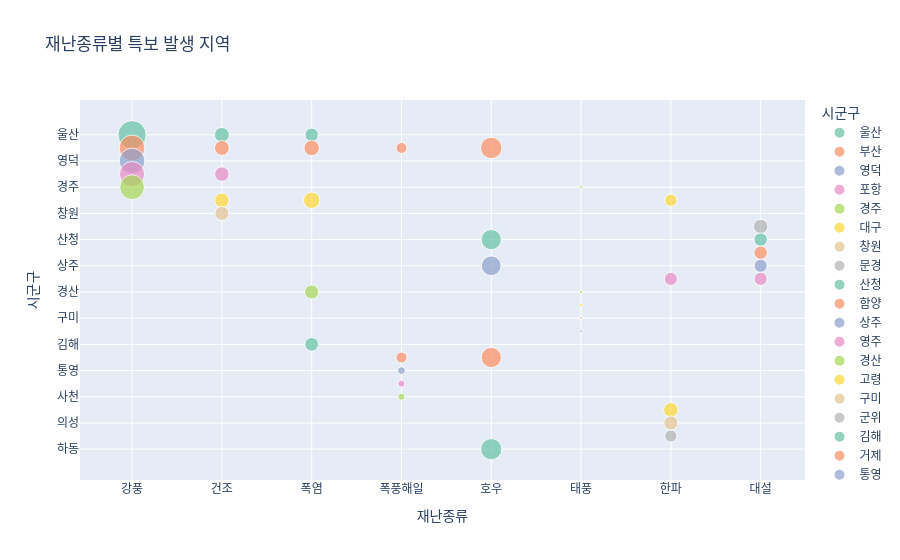

The notebook cell this image was saved under:
### Markdown cell above
#### 재난종류별 특보 발생 지역

### Code cell
fig = px.scatter(
    top3,
    x="재난종류",
    y="시군구",
    size="발생건수",
    color="시군구",
    title="재난종류별 특보 발생 지역",
    color_discrete_sequence=px.colors.qualitative.Set2
)

fig.show()

### Figure 1 — Plotly figure (JSON) as saved in the notebook; plotly's stock layout.template omitted (floating-point values rounded to 4 significant figures)
{"data": [{"hovertemplate": "시군구=%{y}<br>재난종류=%{x}<br>발생건수=%{marker.size}<extra></extra>", "legendgroup": "울산", "marker": {"color": "rgb(102,194,165)", "size": [80, 22, 18], "sizemode": "area", "sizeref": 0.2, "symbol": "circle"}, "mode": "markers", "name": "울산", "orientation": "v", "showlegend": true, "type": "scatter", "x": ["강풍", "건조", "폭염"], "xaxis": "x", "y": ["울산", "울산", "울산"], "yaxis": "y"}, {"hovertemplate": "시군구=%{y}<br>재난종류=%{x}<br>발생건수=%{marker.size}<extra></extra>", "legendgroup": "부산", "marker": {"color": "rgb(252,141,98)", "size": [66, 22, 24, 12, 46], "sizemode": "area", "sizeref": 0.2, "symbol": "circle"}, "mode": "markers", "name": "부산", "orientation": "v", "showlegend": true, "type": "scatter", "x": ["강풍", "건조", "폭염", "폭풍해일", "호우"], "xaxis": "x", "y": ["부산", "부산", "부산", "부산", "부산"], "yaxis": "y"}, {"hovertemplate": "시군구=%{y}<br>재난종류=%{x}<br>발생건수=%{marker.size}<extra></extra>", "legendgroup": "영덕", "marker": {"color": "rgb(141,160,203)", "size": [66], "sizemode": "area", "sizeref": 0.2, "symbol": "circle"}, "mode": "markers", "name": "영덕", "orientation": "v", "showlegend": true, "type": "scatter", "x": ["강풍"], "xaxis": "x", "y": ["영덕"], "yaxis": "y"}, {"hovertemplate": "시군구=%{y}<br>재난종류=%{x}<br>발생건수=%{marker.size}<extra></extra>", "legendgroup": "포항", "marker": {"color": "rgb(231,138,195)", "size": [63, 21], "sizemode": "area", "sizeref": 0.2, "symbol": "circle"}, "mode": "markers", "name": "포항", "orientation": "v", "showlegend": true, "type": "scatter", "x": ["강풍", "건조"], "xaxis": "x", "y": ["포항", "포항"], "yaxis": "y"}, {"hovertemplate": "시군구=%{y}<br>재난종류=%{x}<br>발생건수=%{marker.size}<extra></extra>", "legendgroup": "경주", "marker": {"color": "rgb(166,216,84)", "size": [61, 1], "sizemode": "area", "sizeref": 0.2, "symbol": "circle"}, "mode": "markers", "name": "경주", "orientation": "v", "showlegend": true, "type": "scatter", "x": ["강풍", "태풍"], "xaxis": "x", "y": ["경주", "경주"], "yaxis": "y"}, {"hovertemplate": "시군구=%{y}<br>재난종류=%{x}<br>발생건수=%{marker.size}<extra></extra>", "legendgroup": "대구", "marker": {"color": "rgb(255,217,47)", "size": [21, 27, 15], "sizemode": "area", "sizeref": 0.2, "symbol": "circle"}, "mode": "markers", "name": "대구", "orientation": "v", "showlegend": true, "type": "scatter", "x": ["건조", "폭염", "한파"], "xaxis": "x", "y": ["대구", "대구", "대구"], "yaxis": "y"}, {"hovertemplate": "시군구=%{y}<br>재난종류=%{x}<br>발생건수=%{marker.size}<extra></extra>", "legendgroup": "창원", "marker": {"color": "rgb(229,196,148)", "size": [20], "sizemode": "area", "sizeref": 0.2, "symbol": "circle"}, "mode": "markers", "name": "창원", "orientation": "v", "showlegend": true, "type": "scatter", "x": ["건조"], "xaxis": "x", "y": ["창원"], "yaxis": "y"}, {"hovertemplate": "시군구=%{y}<br>재난종류=%{x}<br>발생건수=%{marker.size}<extra></extra>", "legendgroup": "문경", "marker": {"color": "rgb(179,179,179)", "size": [21], "sizemode": "area", "sizeref": 0.2, "symbol": "circle"}, "mode": "markers", "name": "문경", "orientation": "v", "showlegend": true, "type": "scatter", "x": ["대설"], "xaxis": "x", "y": ["문경"], "yaxis": "y"}, {"hovertemplate": "시군구=%{y}<br>재난종류=%{x}<br>발생건수=%{marker.size}<extra></extra>", "legendgroup": "산청", "marker": {"color": "rgb(102,194,165)", "size": [18, 41], "sizemode": "area", "sizeref": 0.2, "symbol": "circle"}, "mode": "markers", "name": "산청", "orientation": "v", "showlegend": true, "type": "scatter", "x": ["대설", "호우"], "xaxis": "x", "y": ["산청", "산청"], "yaxis": "y"}, {"hovertemplate": "시군구=%{y}<br>재난종류=%{x}<br>발생건수=%{marker.size}<extra></extra>", "legendgroup": "함양", "marker": {"color": "rgb(252,141,98)", "size": [18], "sizemode": "area", "sizeref": 0.2, "symbol": "circle"}, "mode": "markers", "name": "함양", "orientation": "v", "showlegend": true, "type": "scatter", "x": ["대설"], "xaxis": "x", "y": ["함양"], "yaxis": "y"}, {"hovertemplate": "시군구=%{y}<br>재난종류=%{x}<br>발생건수=%{marker.size}<extra></extra>", "legendgroup": "상주", "marker": {"color": "rgb(141,160,203)", "size": [17, 39], "sizemode": "area", "sizeref": 0.2, "symbol": "circle"}, "mode": "markers", "name": "상주", "orientation": "v", "showlegend": true, "type": "scatter", "x": ["대설", "호우"], "xaxis": "x", "y": ["상주", "상주"], "yaxis": "y"}, {"hovertemplate": "시군구=%{y}<br>재난종류=%{x}<br>발생건수=%{marker.size}<extra></extra>", "legendgroup": "영주", "marker": {"color": "rgb(231,138,195)", "size": [17, 17], "sizemode": "area", "sizeref": 0.2, "symbol": "circle"}, "mode": "markers", "name": "영주", "orientation": "v", "showlegend": true, "type": "scatter", "x": ["대설", "한파"], "xaxis": "x", "y": ["영주", "영주"], "yaxis": "y"}, {"hovertemplate": "시군구=%{y}<br>재난종류=%{x}<br>발생건수=%{marker.size}<extra></extra>", "legendgroup": "경산", "marker": {"color": "rgb(166,216,84)", "size": [1, 20], "sizemode": "area", "sizeref": 0.2, "symbol": "circle"}, "mode": "markers", "name": "경산", "orientation": "v", "showlegend": true, "type": "scatter", "x": ["태풍", "폭염"], "xaxis": "x", "y": ["경산", "경산"], "yaxis": "y"}, {"hovertemplate": "시군구=%{y}<br>재난종류=%{x}<br>발생건수=%{marker.size}<extra></extra>", "legendgroup": "고령", "marker": {"color": "rgb(255,217,47)", "size": [1], "sizemode": "area", "sizeref": 0.2, "symbol": "circle"}, "mode": "markers", "name": "고령", "orientation": "v", "showlegend": true, "type": "scatter", "x": ["태풍"], "xaxis": "x", "y": ["고령"], "yaxis": "y"}, {"hovertemplate": "시군구=%{y}<br>재난종류=%{x}<br>발생건수=%{marker.size}<extra></extra>", "legendgroup": "구미", "marker": {"color": "rgb(229,196,148)", "size": [1], "sizemode": "area", "sizeref": 0.2, "symbol": "circle"}, "mode": "markers", "name": "구미", "orientation": "v", "showlegend": true, "type": "scatter", "x": ["태풍"], "xaxis": "x", "y": ["구미"], "yaxis": "y"}, {"hovertemplate": "시군구=%{y}<br>재난종류=%{x}<br>발생건수=%{marker.size}<extra></extra>", "legendgroup": "군위", "marker": {"color": "rgb(179,179,179)", "size": [1], "sizemode": "area", "sizeref": 0.2, "symbol": "circle"}, "mode": "markers", "name": "군위", "orientation": "v", "showlegend": true, "type": "scatter", "x": ["태풍"], "xaxis": "x", "y": ["군위"], "yaxis": "y"}, {"hovertemplate": "시군구=%{y}<br>재난종류=%{x}<br>발생건수=%{marker.size}<extra></extra>", "legendgroup": "김해", "marker": {"color": "rgb(102,194,165)", "size": [19], "sizemode": "area", "sizeref": 0.2, "symbol": "circle"}, "mode": "markers", "name": "김해", "orientation": "v", "showlegend": true, "type": "scatter", "x": ["폭염"], "xaxis": "x", "y": ["김해"], "yaxis": "y"}, {"hovertemplate": "시군구=%{y}<br>재난종류=%{x}<br>발생건수=%{marker.size}<extra></extra>", "legendgroup": "거제", "marker": {"color": "rgb(252,141,98)", "size": [12, 41], "sizemode": "area", "sizeref": 0.2, "symbol": "circle"}, "mode": "markers", "name": "거제", "orientation": "v", "showlegend": true, "type": "scatter", "x": ["폭풍해일", "호우"], "xaxis": "x", "y": ["거제", "거제"], "yaxis": "y"}, {"hovertemplate": "시군구=%{y}<br>재난종류=%{x}<br>발생건수=%{marker.size}<extra></extra>", "legendgroup": "통영", "marker": {"color": "rgb(141,160,203)", "size": [6], "sizemode": "area", "sizeref": 0.2, "symbol": "circle"}, "mode": "markers", "name": "통영", "orientation": "v", "showlegend": true, "type": "scatter", "x": ["폭풍해일"], "xaxis": "x", "y": ["통영"], "yaxis": "y"}, {"hovertemplate": "시군구=%{y}<br>재난종류=%{x}<br>발생건수=%{marker.size}<extra></extra>", "legendgroup": "고성", "marker": {"color": "rgb(231,138,195)", "size": [5], "sizemode": "area", "sizeref": 0.2, "symbol": "circle"}, "mode": "markers", "name": "고성", "orientation": "v", "showlegend": true, "type": "scatter", "x": ["폭풍해일"], "xaxis": "x", "y": ["고성"], "yaxis": "y"}, {"hovertemplate": "시군구=%{y}<br>재난종류=%{x}<br>발생건수=%{marker.size}<extra></extra>", "legendgroup": "사천", "marker": {"color": "rgb(166,216,84)", "size": [5], "sizemode": "area", "sizeref": 0.2, "symbol": "circle"}, "mode": "markers", "name": "사천", "orientation": "v", "showlegend": true, "type": "scatter", "x": ["폭풍해일"], "xaxis": "x", "y": ["사천"], "yaxis": "y"}, {"hovertemplate": "시군구=%{y}<br>재난종류=%{x}<br>발생건수=%{marker.size}<extra></extra>", "legendgroup": "청송", "marker": {"color": "rgb(255,217,47)", "size": [21], "sizemode": "area", "sizeref": 0.2, "symbol": "circle"}, "mode": "markers", "name": "청송", "orientation": "v", "showlegend": true, "type": "scatter", "x": ["한파"], "xaxis": "x", "y": ["청송"], "yaxis": "y"}, {"hovertemplate": "시군구=%{y}<br>재난종류=%{x}<br>발생건수=%{marker.size}<extra></extra>", "legendgroup": "의성", "marker": {"color": "rgb(229,196,148)", "size": [20], "sizemode": "area", "sizeref": 0.2, "symbol": "circle"}, "mode": "markers", "name": "의성", "orientation": "v", "showlegend": true, "type": "scatter", "x": ["한파"], "xaxis": "x", "y": ["의성"], "yaxis": "y"}, {"hovertemplate": "시군구=%{y}<br>재난종류=%{x}<br>발생건수=%{marker.size}<extra></extra>", "legendgroup": "안동", "marker": {"color": "rgb(179,179,179)", "size": [15], "sizemode": "area", "sizeref": 0.2, "symbol": "circle"}, "mode": "markers", "name": "안동", "orientation": "v", "showlegend": true, "type": "scatter", "x": ["한파"], "xaxis": "x", "y": ["안동"], "yaxis": "y"}, {"hovertemplate": "시군구=%{y}<br>재난종류=%{x}<br>발생건수=%{marker.size}<extra></extra>", "legendgroup": "하동", "marker": {"color": "rgb(102,194,165)", "size": [45], "sizemode": "area", "sizeref": 0.2, "symbol": "circle"}, "mode": "markers", "name": "하동", "orientation": "v", "showlegend": true, "type": "scatter", "x": ["호우"], "xaxis": "x", "y": ["하동"], "yaxis": "y"}], "layout": {"legend": {"itemsizing": "constant", "title": {"text": "시군구"}, "tracegroupgap": 0}, "title": {"text": "재난종류별 특보 발생 지역"}, "xaxis": {"anchor": "y", "domain": [0, 1], "title": {"text": "재난종류"}}, "yaxis": {"anchor": "x", "categoryarray": ["하동", "안동", "의성", "청송", "사천", "고성", "통영", "거제", "김해", "군위", "구미", "고령", "경산", "영주", "상주", "함양", "산청", "문경", "창원", "대구", "경주", "포항", "영덕", "부산", "울산"], "categoryorder": "array", "domain": [0, 1], "title": {"text": "시군구"}}}}
